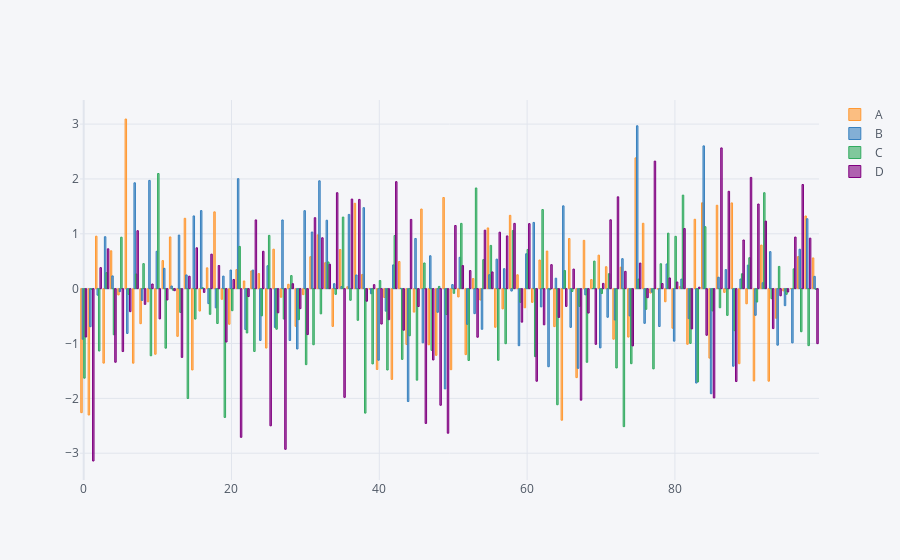

Notebook code for this chart:
### Code cell
df.iplot(kind='bar')#we get a bar for every single data point but that's not what we want!
